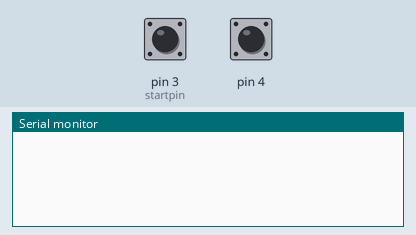
Recording of a sketch running on a simulated Arduino Uno, built with avr-gcc and run on an emulated ATmega328P. Parts: the last lines printed to the serial monitor. Inputs (shaded band) come from the test bench; at power-on: pin 3 (startpin) HIGH, pin 4 HIGH. No radio packets arrive unless stated.

Above: at 1.2 s.
1.3 s: pin 3 (startpin) pulled LOW for 0.15 s
At 2.0 s:
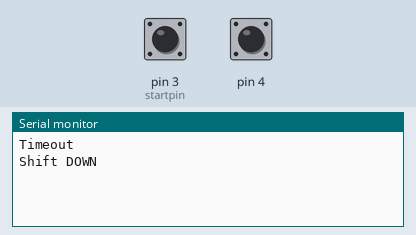
3.1 s: pin 4 pulled LOW for 0.15 s
At 4.3 s:
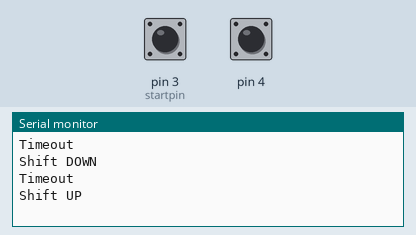
4.9 s: pin 3 (startpin) driven LOW and pin 4 driven LOW
At 6.0 s:
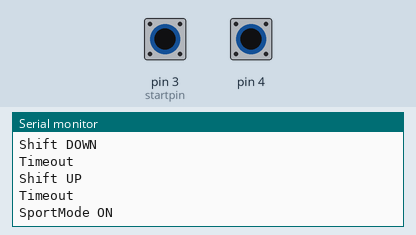
6.6 s: pin 3 (startpin) pulsed HIGH 2 times (0.12 s each, 0.3 s apart)
At 7.14 s:
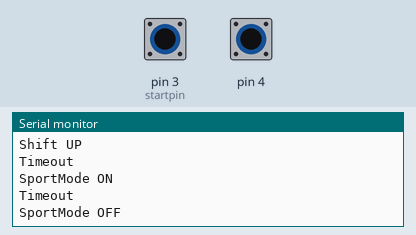

Measured:
- after the input at 1.3 s, the serial monitor: prints a new line after 0.36 s (image 1)
- after the input at 3.1 s, the serial monitor: prints a new line after 0.37 s (image 2)
- after the input at 4.9 s, the serial monitor: prints a new line after 0.21 s (image 3)
- after the input at 6.6 s, the serial monitor: prints a new line after 0.34 s (image 4)

The sketch:

TransmitterRF.ino
```cpp
#include "RF24.h" // This is the RF24 library that may need to be installed through the Manage Libraries feature in the IDE.

RF24 radio(9, 10); // Establish a new RF24 object
const uint64_t send_pipe=0xB01DFACEC11;//This will be this device
const uint64_t recv_pipe=0xDEADBEEFF12;//This will be the other device

int nbts = 2; //Number of buttons(2 because shift up and shift down)
int startpin = 3; //The pin that the fist button starts on
int bts[2];
boolean btgs[2];
boolean sportbtns = false;
boolean sport = false;

void setup() {
  Serial.begin(9600);
  for (int i = 0; i < nbts; i++) bts[i] = i + startpin;
  for (int i = 0; i < nbts; i++) btgs[i] = false;
  for (int i = 0; i < nbts; i++) pinMode(bts[i], INPUT_PULLUP);

  radio.begin();// Basically turn on communications with the device
  radio.setPALevel(RF24_PA_LOW);//RF24_PA_MAX is max power
  radio.setRetries(15,15);//This will improve reliability
  radio.openWritingPipe(recv_pipe);//Set up the two way communications with the named device
  radio.openReadingPipe(1,send_pipe);
  radio.startListening();// Start listening for data which gives the device a kick
}

void loop(){

    for(int i = 0; i < nbts; i++) {
      if (!btgs[i]) {
          if(digitalRead(bts[i])==LOW) {
          btgs[i] = true;
          if(btgs[0] && btgs[1]) {
            sportbtns = true;
            if(!sport) {
              sport = true;
              transmit(2);
              Serial.println("SportMode ON");
            }
            else {
              sport = false;
              transmit(3);
              Serial.println("SportMode OFF");
            }
          }
        }
      }
      else {
        if(digitalRead(bts[i])==HIGH) {
          btgs[i] = false;
          if(!sportbtns) {
            if(i == 0) {
              transmit(0);
              Serial.println("Shift DOWN");
            }
            else {
              transmit(1);
              Serial.println("Shift UP");
            }
          }
          else if(!btgs[0] && !btgs[1]) {
            sportbtns = false;
          }
        }
      }
    }
  delay(15);
}

void transmit(unsigned long statusCode)
{
  radio.stopListening();//We are sending not listening for now
  if(!radio.write(&statusCode, sizeof(unsigned long)))// Send the message_code and check to see if it comes back false
  {
    Serial.println("Failed");
  }

  radio.startListening();//Go back to listening and wait for the ack signal.

  unsigned long started_waiting_at=micros();//This notes the time
  boolean timeout=false;//Assume for the moment that there is no timeout

  while(!radio.available())//Keep looping while no ack has come in
  {
    if(micros()-started_waiting_at>200000)//If the loop has been going for more than 1/5th of a second then give up
    {
      timeout=true; //Note that it has failed
      break;
    }
  }
  if(timeout==true)//If the previous looped marked as failure then
  {
    Serial.println("Timeout");
  }
  else// If it didn't fail to ack then read in and printout the results.
  {
    unsigned long in_data;
    radio.read(&in_data, sizeof(unsigned long));
    Serial.println("In Data: "+String(in_data));
  }
}
```
